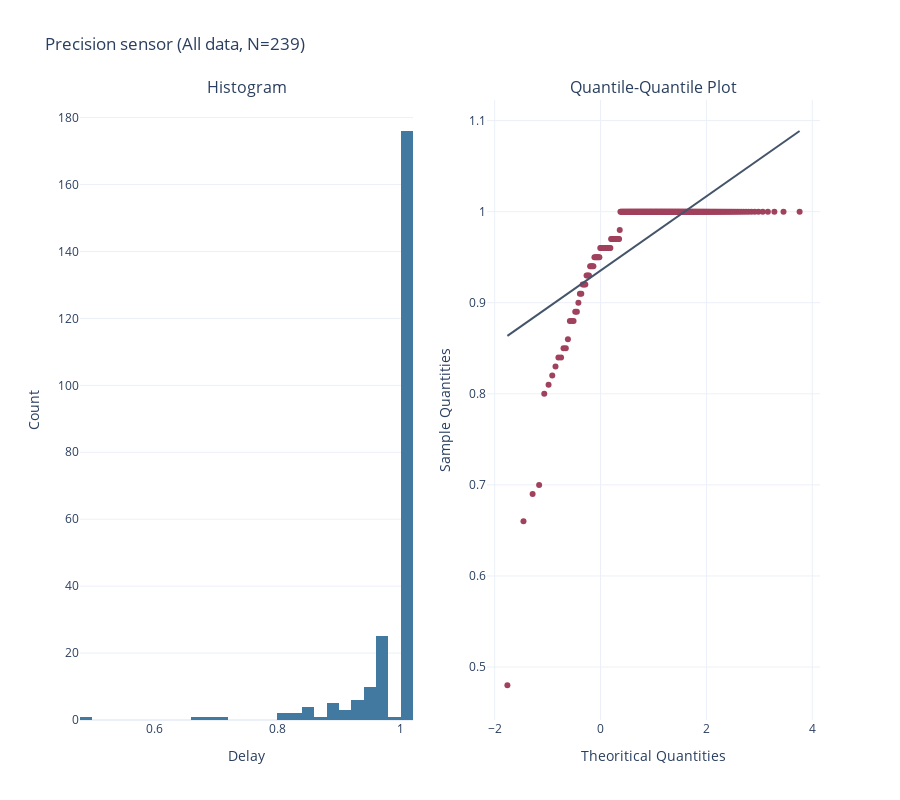
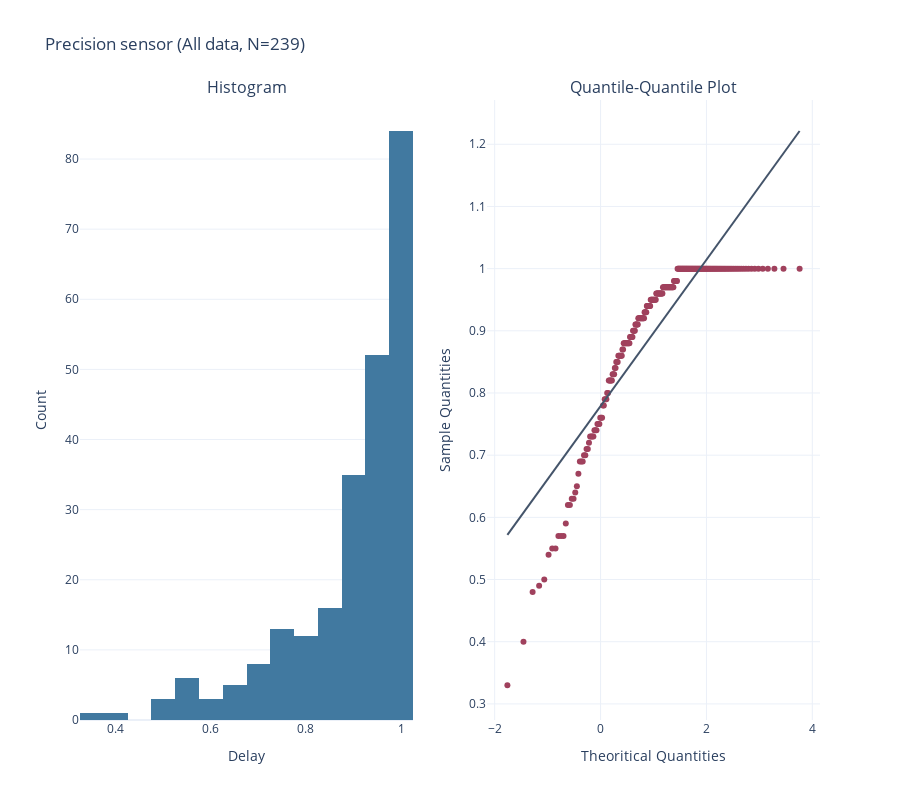

These figures' notebook cell, in order:
### Code cell
metric = "Precision"
normality_test(fr_mag[metric], sensor=metric, type="All data")
normality_test(fr_pzt[metric], sensor=metric, type="All data")

### Figure 1 — Plotly figure (JSON) as saved in the notebook; plotly's stock layout.template omitted (floating-point values rounded to 4 significant figures; data arrays with more than 128 entries replaced by an {"elided": "..."} marker saying what was removed)
{"data": [{"marker": {"color": "#4179A0"}, "type": "histogram", "x": {"elided": "239 float values"}, "xaxis": "x", "yaxis": "y"}, {"marker": {"color": "#A0415D"}, "mode": "markers", "type": "scatter", "x": {"elided": "239 float values"}, "xaxis": "x2", "y": {"elided": "239 float values"}, "yaxis": "y2"}, {"line": {"color": "#44546A"}, "mode": "lines", "type": "scatter", "x": [-1.759, 3.759], "xaxis": "x2", "y": [0.8636, 1.089], "yaxis": "y2"}], "layout": {"annotations": [{"font": {"size": 16}, "showarrow": false, "text": "Histogram", "x": 0.225, "xanchor": "center", "xref": "paper", "y": 1, "yanchor": "bottom", "yref": "paper"}, {"font": {"size": 16}, "showarrow": false, "text": "Quantile-Quantile Plot", "x": 0.775, "xanchor": "center", "xref": "paper", "y": 1, "yanchor": "bottom", "yref": "paper"}], "height": 800, "showlegend": false, "title": {"text": "Precision sensor (All data, N=239)"}, "width": 900, "xaxis": {"anchor": "y", "domain": [0, 0.45], "title": {"text": "Delay"}, "zeroline": false}, "xaxis2": {"anchor": "y2", "domain": [0.55, 1], "title": {"text": "Theoritical Quantities"}, "zeroline": false}, "yaxis": {"anchor": "x", "domain": [0, 1], "title": {"text": "Count"}}, "yaxis2": {"anchor": "x2", "domain": [0, 1], "title": {"text": "Sample Quantities"}}}}

### Figure 2 — Plotly figure (JSON) as saved in the notebook; plotly's stock layout.template omitted (floating-point values rounded to 4 significant figures; data arrays with more than 128 entries replaced by an {"elided": "..."} marker saying what was removed)
{"data": [{"marker": {"color": "#4179A0"}, "type": "histogram", "x": {"elided": "239 float values"}, "xaxis": "x", "yaxis": "y"}, {"marker": {"color": "#A0415D"}, "mode": "markers", "type": "scatter", "x": {"elided": "239 float values"}, "xaxis": "x2", "y": {"elided": "239 float values"}, "yaxis": "y2"}, {"line": {"color": "#44546A"}, "mode": "lines", "type": "scatter", "x": [-1.759, 3.759], "xaxis": "x2", "y": [0.5718, 1.221], "yaxis": "y2"}], "layout": {"annotations": [{"font": {"size": 16}, "showarrow": false, "text": "Histogram", "x": 0.225, "xanchor": "center", "xref": "paper", "y": 1, "yanchor": "bottom", "yref": "paper"}, {"font": {"size": 16}, "showarrow": false, "text": "Quantile-Quantile Plot", "x": 0.775, "xanchor": "center", "xref": "paper", "y": 1, "yanchor": "bottom", "yref": "paper"}], "height": 800, "showlegend": false, "title": {"text": "Precision sensor (All data, N=239)"}, "width": 900, "xaxis": {"anchor": "y", "domain": [0, 0.45], "title": {"text": "Delay"}, "zeroline": false}, "xaxis2": {"anchor": "y2", "domain": [0.55, 1], "title": {"text": "Theoritical Quantities"}, "zeroline": false}, "yaxis": {"anchor": "x", "domain": [0, 1], "title": {"text": "Count"}}, "yaxis2": {"anchor": "x2", "domain": [0, 1], "title": {"text": "Sample Quantities"}}}}
